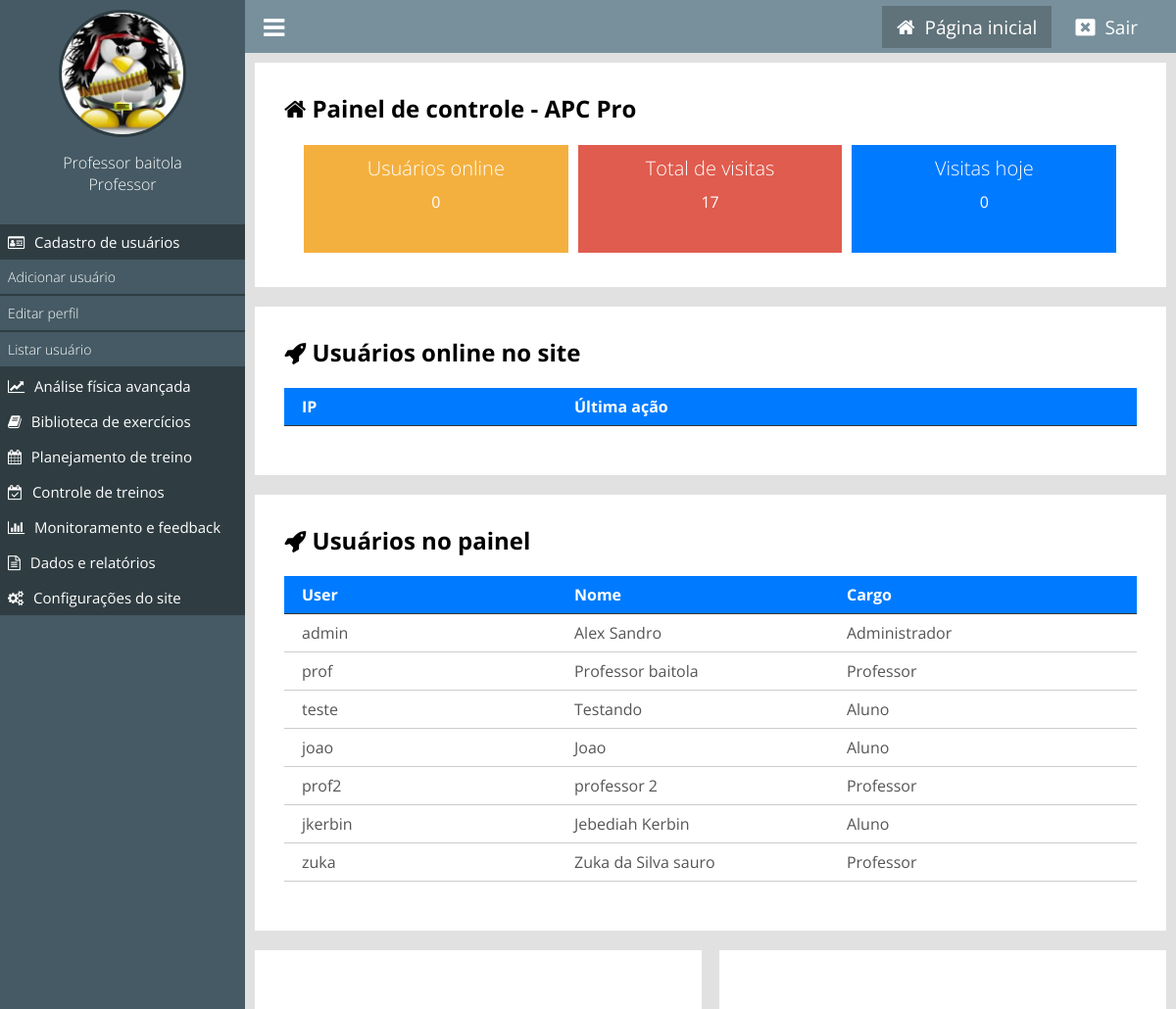
The page /painel/ (signed in) on the database as committed earlier.
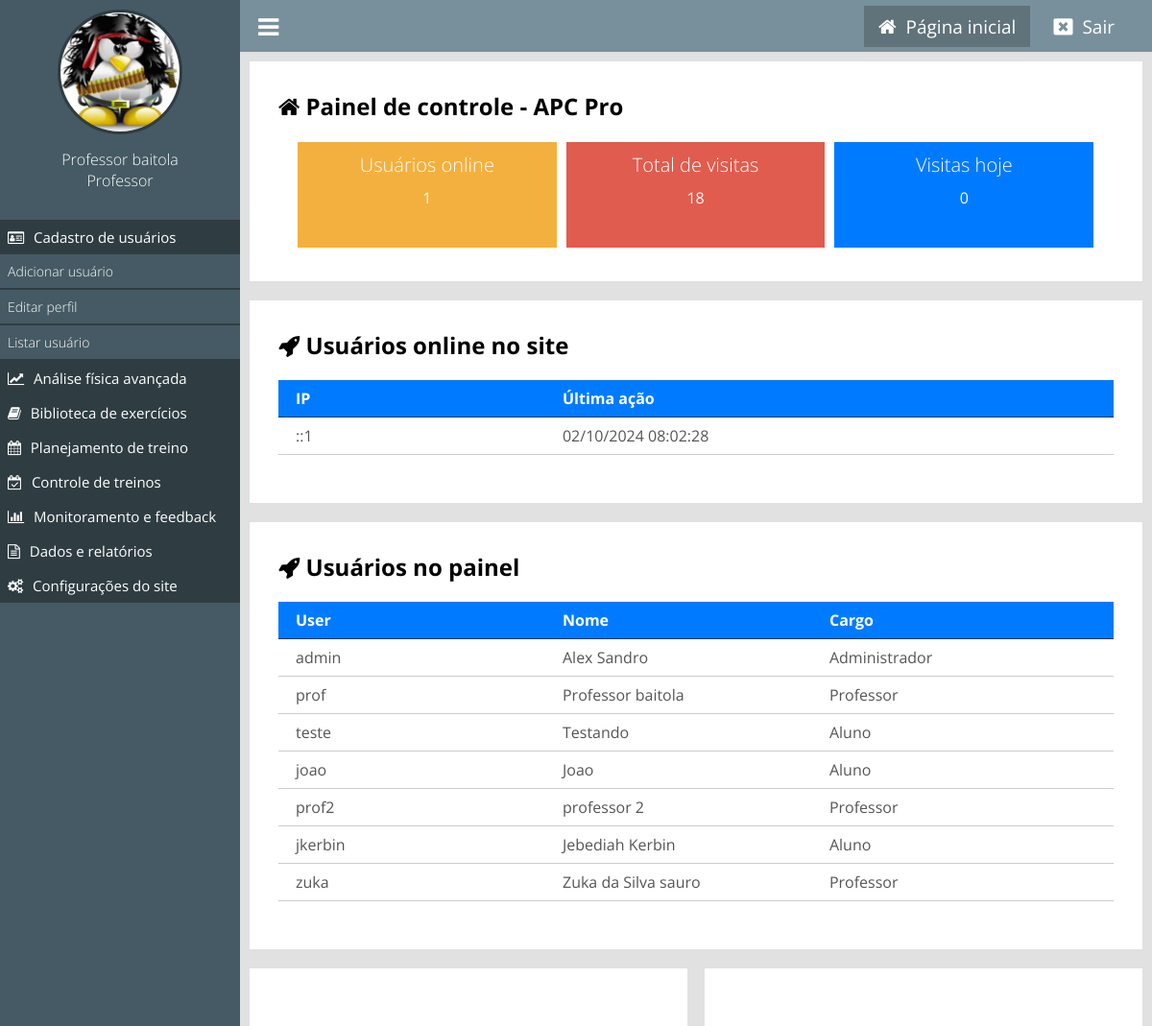
The same page on the database as committed later.
### classes/MySql.php (called while the page is built)
<?php
    class MySql{
        private static $pdo;
        public static function conectar(){
            if(self::$pdo == null){
                try{
                    self::$pdo = new PDO('mysql:host='.HOST.';dbname='.DATABASE,USER,PASSWORD,array(PDO::MYSQL_ATTR_INIT_COMMAND => "SET NAMES utf8"));
                    self::$pdo->setAttribute(PDO::ATTR_ERRMODE,PDO::ERRMODE_EXCEPTION);
                }catch(Exception $e) {
                    echo 'erro ao conectar, tente novamente mais tarde';
                }
            }
            return self::$pdo;
        }
    }
?>

### painel/pages/home.php (the view, shortened to what this page needs)
<?php
    $usuariosOnline = Painel::listarUsuariosOnline();
    $pegarVisitasTotais = MySql::conectar()->prepare("SELECT * FROM `tb_admin.visitas`");
    $pegarVisitasTotais->execute();
    $pegarVisitasTotais = $pegarVisitasTotais->rowCount();
    $pegarVisitasHoje = MySql::conectar()->prepare("SELECT * FROM `tb_admin.visitas` WHERE dia =?");
    $pegarVisitasHoje->execute(array(date('Y-m-d')));
    $pegarVisitasHoje = $pegarVisitasHoje->rowCount();
?>
<div class="box-content left w100">
    <h2><i class="fa fa-home"></i> Painel de controle - <?php echo NOME_EMPRESA ?></h2>
    <div class="box-metricas">
    <div class="box-metrica-single">
        <div class="box-metrica-wraper">
            <h2>Usuários  online</h2>
                <p><?php echo count($usuariosOnline); ?></p>
            </div>
        </div>
        <div class="box-metrica-single">
            <div class="box-metrica-wraper">
                <h2>Total de visitas</h2>
                <p><?php echo $pegarVisitasTotais; ?></p>
            </div>
        </div>
        <div class="box-metrica-single">
            <div class="box-metrica-wraper">
                <h2>Visitas hoje</h2>
                <p><?php echo $pegarVisitasHoje; ?></p>
            </div>
        </div>
    </div>
</div>
<div class="box-content left w100">
    <h2><i class="fa fa-rocket" aria-hidden="true"></i> Usuários online no site</h2>
    <div class="table-responsive">
        <div class="row">
            <div class="col">
                <span>IP</span>
            </div>
            <div class="col">
                <span>Última ação</span>
            </div>
        </div>
    <?php
        foreach ($usuariosOnline as $key => $value) {
    ?>
        <div class="row">
            <div class="col">
                <span><?php echo $value['ip'] ?></span>
            </div>
            <div class="col">
                <span><?php echo date('d/m/Y H:i:s',strtotime($value['ultima_acao'])) ?></span>
            </div>
        </div>
    <?php } ?>
    </div>
</div>
<div class="box-content left w100">
    <h2><i class="fa fa-rocket" aria-hidden="true"></i> Usuários no painel</h2>
    <div class="table-responsive">
        <div class="row">
            <div class="col">
                <span>User</span>
            </div>
            <div class="col">
                <span>Nome</span>
            </div>
            <div class="col">
                <span>Cargo</span>
            </div>
        </div>
    <?php
        $usuariosPainel = MySql::conectar()->prepare("SELECT * FROM `tb_admin.usuarios`");
        $usuariosPainel->execute();
        $usuariosPainel = $usuariosPainel->fetchAll();
        foreach ($usuariosPainel as $key => $value) {
    ?>
        <div class="row">
            <div class="col">
                <span><?php echo $value['user'] ?></span>
            </div>
            <div class="col">
                <span><?php echo $value['nome'] ?></span>
            </div>
            <div class="col">
                <span><?php echo pegaCargo($value['cargo']); ?></span>
            </div>
        </div>
    <?php } ?>
    </div>
</div>
    <div class="box-content left w50">
    </div>
    <div class="box-content right w50">
    </div>

### painel/index.php
<?php
    include('../config.php');
    if(Painel::logado() == false){
        include('login.php');
    } else {
        include('main.php');
    }
?>

### painel/main.php (shortened to what this page needs)
<!DOCTYPE html>
<html lang="pt-br">
<head>
    <link rel="stylesheet" href="https://cdnjs.cloudflare.com/ajax/libs/font-awesome/4.7.0/css/font-awesome.min.css">
    <link href="<?php echo INCLUDE_PATH_PAINEL ?>css/style.css" rel="stylesheet"/>
</head>
<body>
<div class="menu">
    <div class="menu-wraper">
        <div class="box-usuario">
            <?php
                if($_SESSION['img'] == ''){
            ?>
                <div class="avatar-usuario">
                    <i class="fa fa-user"></i>
                </div>
            <?php } else { ?>
                <div class="imagem-usuario">
                    <img src="<?php echo INCLUDE_PATH_PAINEL ?>uploads/<?php echo $_SESSION['img']; ?>" />
                </div>
            <?php } ?>
            <div class="nome-usuario">
                <p><?php echo $_SESSION['nome']; ?></p>
                <p><?php echo pegaCargo($_SESSION['cargo']); ?></p>
            </div>
        </div>
        <div class="items-menu">
            <h2 id="menu-usuarios" class="ativo"><i class="fa fa-id-card-o" aria-hidden="true"></i> Cadastro de usuários</h2>
            <a <?php selecionadoMenu('adicionar-usuario'); ?> <?php verificaPermissaoMenu(1); ?> href="<?php echo INCLUDE_PATH_PAINEL ?>adicionar-usuario">Adicionar usuário</a>
            <a <?php selecionadoMenu('editar-perfil'); ?>href="<?php echo INCLUDE_PATH_PAINEL ?>editar-perfil">Editar perfil</a>
            <a <?php selecionadoMenu('listar-usuarios'); ?> <?php verificaPermissaoMenu(1); ?> href="<?php echo INCLUDE_PATH_PAINEL ?>listar-usuarios">Listar usuário</a>
            <h2 id="menu-analise"><i class="fa fa-line-chart" aria-hidden="true"></i> Análise física avançada</h2>
            <h2 id="menu-biblioteca"><i class="fa fa-book" aria-hidden="true"></i> Biblioteca de exercícios</h2>
            <h2 id="menu-planejamento"><i class="fa fa-calendar" aria-hidden="true"></i> Planejamento de treino</h2>
            <h2 id="menu-controle"><i class="fa fa-calendar-check-o" aria-hidden="true"></i> Controle de treinos</h2>
            <h2 id="menu-monitoramento"><i class="fa fa-bar-chart" aria-hidden="true"></i> Monitoramento e feedback</h2>
            <h2 id="menu-relatorio"><i class="fa fa-file-text-o" aria-hidden="true"></i> Dados e relatórios</h2>
            <h2 id="menu-configuracao"><i class="fa fa-cogs" aria-hidden="true"></i> Configurações do site</h2>
        </div>
    </div>
</div>
    <header>
        <div class="center">
            <div class="menu-btn">
                <i class="fa fa-bars"></i>
            </div>
            <div class="logout">
                <a <?php if(@$_GET['url'] == ''){ ?> style="background: #60727a; padding: 8px 15px;" <?php } ?> href="<?php echo INCLUDE_PATH_PAINEL ?>"><i class="fa fa-home"></i><span>Página inicial</span></a>
                <a href="<?php echo INCLUDE_PATH_PAINEL ?>?logout"><i class="fa fa-window-close"></i><span>Sair</span></a>
            </div>
        </div>
    </header>
<div class="content">
    <?php Painel::loadPage(); ?>
</div>
</body>
</html>

### config.php (shortened to what this page needs)
<?php
	function pegaCargo($indice){
		return Painel::$cargos[$indice];
	}
	function selecionadoMenu($par) {
		$url = isset($_GET['url']) ? explode('/', filter_var($_GET['url'], FILTER_SANITIZE_URL))[0] : '';
		if ($url === $par) {
			echo 'class="menu-active"';
		}
	}
	function verificaPermissaoMenu($permissao){
		if($_SESSION['cargo'] >= $permissao){
			return;
		} else {
			echo 'style="display:none;"';
		}
	}
?>

### classes/Painel.php (shortened to what this page needs)
<?php
    class Painel {
        public static function logado(){
            return isset($_SESSION['login']) ? true : false;
        }
        public static function loadPage(){
            if(isset($_GET['url'])){
                $url = explode('/',$_GET['url']);
                if(file_exists('pages/'.$url[0].'.php')){
                    include('pages/'.$url[0].'.php');
                } else {
                    header('Location: '.INCLUDE_PATH_PAINEL);
                }
            } else {
                include('pages/home.php');
            }
        }
        public static function listarUsuariosOnline(){
            $sql = MySql::conectar()->prepare("SELECT * FROM `tb_admin.online`");
            $sql->execute();
            return $sql->fetchAll();
        }
        public static function limparUsuariosOnline(){
            $date = date('Y-m-d H:i:s');
        }
    }
?>

### painel/css/style.css (style rules this page uses)
* { margin: 0; padding: 0; box-sizing: border-box; font-family: 'Open Sans', sans-serif; }
html,body { height: 100%; background: rgb(225,225,225); }
body { overflow-x: hidden; }
.center { padding: 0 2%; margin: 0 auto; }
header { position: relative; left: 250px; padding: 10px 0; background: #78909C; width: calc(100% - 250px); }
.logout { float: right; }
.logout a { padding: 0 20px; position: relative; top: 4px; color: white; font-size: 20px; text-decoration: none; }
.logout a > span { text-decoration: none; font-size: 19px; padding-left: 10px; }
.menu-btn { float: left; cursor: pointer; font-size: 25px; color: white; }
.menu-wraper { width: 250px; }
div.menu { overflow-x: hidden; overflow-y: auto; height: 100%; padding: 10px 0; position: fixed; left: 0; top: 0; background: #455A64; float: left; width: 250px; }
div.box-usuario { text-align: center; }
.imagem-usuario > img { display: inline-block; width: 130px; height: 130px; border-radius: 50%; border: 3px solid #2F3D42; }
.nome-usuario { text-align: center; margin-top: 10px; }
.nome-usuario p { color: white; font-size: 16px; font-weight: 300; }
.w100 { width: 100%; }
.w50 { width: 49%; }
.left { float: left; }
.right { float: right; }
.content { width: calc(100% - 250px); position: relative; left: 250px; padding: 10px; }
.box-content { background: white; padding: 30px; margin-bottom: 20px; }
.box-metricas h2 { font-weight: 300; font-size: 23px; }
.items-menu { margin-top: 30px; }
.items-menu h2 { text-align: left; font-weight: normal; font-size: 15px; background: #2F3D42; color: white; padding: 8px; cursor: pointer; }
.items-menu h2 i { padding-right: 6px; }
.items-menu a { display: block; padding: 8px; font-weight: 300; font-size: 14px; text-decoration: none; color: white; border-bottom: 2px solid #2F3D42; }
.box-metricas { margin-top:16px; padding:0 15px; }
.box-metrica-single { float: left; position: relative; width: 33.3%; background: #F4B03E; border: 5px solid white; }
.box-metricas .box-metrica-single:nth-of-type(2) { background: #E05C4E; }
.box-metricas .box-metrica-single:nth-of-type(3) { background: #007bff; }
.box-metrica-wraper { padding: 10px 20px; text-align: center; color: white; }
.box-metrica-wraper h2 { font-size: 20px; }
.box-metrica-wraper p { padding: 10px 0; font-size: 16px; }
.table-responsive { max-width: 960px; margin: 20px auto; }
.table-responsive .row:nth-of-type(1) { font-weight: bold; background: #007bff; color: white; border-bottom: 1px solid #333; }
.table-responsive .row { color: #555; border-bottom: 1px solid #ccc; padding: 8px 18px; }
.col { float: left; width: 33.33%; }
@media screen and (max-width: 1200px) { .box-metrica-single { height: 120px; } }

Rows that differ between the two databases and show on the page:
added tb_admin.online: ip "::1", ultima_acao "02/10/2024 08:02:28"
Other text that changed with them:
count($usuariosOnline): "0" → "1"
$pegarVisitasTotais: "17" → "18"
